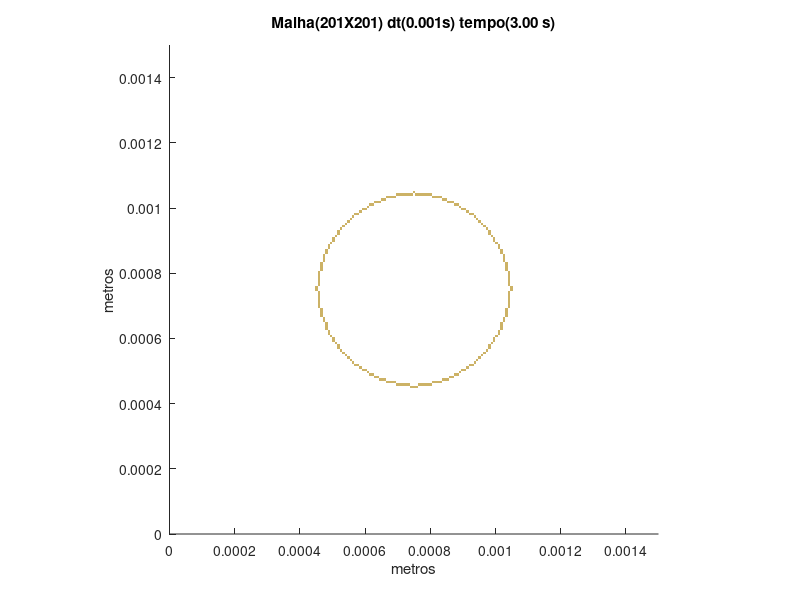

Recreate this plot in MATLAB.
set (gca,'PlotBoxAspectRatio',[1 1 1],'Xlim',[0,0.0015],'Ylim',[0,0.0015])
hold on
title('Malha(201X201) dt(0.001s) tempo(3.00 s)')
hold on
ylabel('metros')
hold on
xlabel('metros')
hold on

fill([0.000738805970149254 0.000738805970149254 0.000746268656716418 0.000746268656716418],[0.000447761194029851 0.000455223880597015 0.000455223880597015 0.000447761194029851],[0.8,0.7,0.4],'LineStyle','none')

fill([0.000746268656716418 0.000746268656716418 0.000753731343283582 0.000753731343283582],[0.000447761194029851 0.000455223880597015 0.000455223880597015 0.000447761194029851],[0.8,0.7,0.4],'LineStyle','none')

fill([0.000753731343283582 0.000753731343283582 0.000761194029850746 0.000761194029850746],[0.000447761194029851 0.000455223880597015 0.000455223880597015 0.000447761194029851],[0.8,0.7,0.4],'LineStyle','none')

fill([0.000694029850746269 0.000694029850746269 0.000701492537313433 0.000701492537313433],[0.000455223880597015 0.000462686567164179 0.000462686567164179 0.000455223880597015],[0.8,0.7,0.4],'LineStyle','none')

fill([0.000701492537313433 0.000701492537313433 0.000708955223880597 0.000708955223880597],[0.000455223880597015 0.000462686567164179 0.000462686567164179 0.000455223880597015],[0.8,0.7,0.4],'LineStyle','none')

fill([0.000708955223880597 0.000708955223880597 0.000716417910447761 0.000716417910447761],[0.000455223880597015 0.000462686567164179 0.000462686567164179 0.000455223880597015],[0.8,0.7,0.4],'LineStyle','none')

fill([0.000716417910447761 0.000716417910447761 0.000723880597014925 0.000723880597014925],[0.000455223880597015 0.000462686567164179 0.000462686567164179 0.000455223880597015],[0.8,0.7,0.4],'LineStyle','none')

fill([0.000723880597014925 0.000723880597014925 0.00073134328358209 0.00073134328358209],[0.000455223880597015 0.000462686567164179 0.000462686567164179 0.000455223880597015],[0.8,0.7,0.4],'LineStyle','none')

fill([0.00073134328358209 0.00073134328358209 0.000738805970149254 0.000738805970149254],[0.000455223880597015 0.000462686567164179 0.000462686567164179 0.000455223880597015],[0.8,0.7,0.4],'LineStyle','none')

fill([0.000761194029850746 0.000761194029850746 0.000768656716417911 0.000768656716417911],[0.000455223880597015 0.000462686567164179 0.000462686567164179 0.000455223880597015],[0.8,0.7,0.4],'LineStyle','none')

fill([0.000768656716417911 0.000768656716417911 0.000776119402985075 0.000776119402985075],[0.000455223880597015 0.000462686567164179 0.000462686567164179 0.000455223880597015],[0.8,0.7,0.4],'LineStyle','none')

fill([0.000776119402985075 0.000776119402985075 0.000783582089552239 0.000783582089552239],[0.000455223880597015 0.000462686567164179 0.000462686567164179 0.000455223880597015],[0.8,0.7,0.4],'LineStyle','none')

fill([0.000783582089552239 0.000783582089552239 0.000791044776119403 0.000791044776119403],[0.000455223880597015 0.000462686567164179 0.000462686567164179 0.000455223880597015],[0.8,0.7,0.4],'LineStyle','none')

fill([0.000791044776119403 0.000791044776119403 0.000798507462686567 0.000798507462686567],[0.000455223880597015 0.000462686567164179 0.000462686567164179 0.000455223880597015],[0.8,0.7,0.4],'LineStyle','none')

fill([0.000798507462686567 0.000798507462686567 0.000805970149253731 0.000805970149253731],[0.000455223880597015 0.000462686567164179 0.000462686567164179 0.000455223880597015],[0.8,0.7,0.4],'LineStyle','none')

fill([0.000664179104477612 0.000664179104477612 0.000671641791044776 0.000671641791044776],[0.000462686567164179 0.000470149253731343 0.000470149253731343 0.000462686567164179],[0.8,0.7,0.4],'LineStyle','none')

fill([0.000671641791044776 0.000671641791044776 0.00067910447761194 0.00067910447761194],[0.000462686567164179 0.000470149253731343 0.000470149253731343 0.000462686567164179],[0.8,0.7,0.4],'LineStyle','none')

fill([0.00067910447761194 0.00067910447761194 0.000686567164179104 0.000686567164179104],[0.000462686567164179 0.000470149253731343 0.000470149253731343 0.000462686567164179],[0.8,0.7,0.4],'LineStyle','none')

fill([0.000686567164179104 0.000686567164179104 0.000694029850746269 0.000694029850746269],[0.000462686567164179 0.000470149253731343 0.000470149253731343 0.000462686567164179],[0.8,0.7,0.4],'LineStyle','none')

fill([0.000805970149253731 0.000805970149253731 0.000813432835820896 0.000813432835820896],[0.000462686567164179 0.000470149253731343 0.000470149253731343 0.000462686567164179],[0.8,0.7,0.4],'LineStyle','none')

fill([0.000813432835820896 0.000813432835820896 0.00082089552238806 0.00082089552238806],[0.000462686567164179 0.000470149253731343 0.000470149253731343 0.000462686567164179],[0.8,0.7,0.4],'LineStyle','none')

fill([0.00082089552238806 0.00082089552238806 0.000828358208955224 0.000828358208955224],[0.000462686567164179 0.000470149253731343 0.000470149253731343 0.000462686567164179],[0.8,0.7,0.4],'LineStyle','none')

fill([0.000828358208955224 0.000828358208955224 0.000835820895522388 0.000835820895522388],[0.000462686567164179 0.000470149253731343 0.000470149253731343 0.000462686567164179],[0.8,0.7,0.4],'LineStyle','none')

fill([0.000641791044776119 0.000641791044776119 0.000649253731343284 0.000649253731343284],[0.000470149253731343 0.000477611940298507 0.000477611940298507 0.000470149253731343],[0.8,0.7,0.4],'LineStyle','none')

fill([0.000649253731343284 0.000649253731343284 0.000656716417910448 0.000656716417910448],[0.000470149253731343 0.000477611940298507 0.000477611940298507 0.000470149253731343],[0.8,0.7,0.4],'LineStyle','none')

fill([0.000656716417910448 0.000656716417910448 0.000664179104477612 0.000664179104477612],[0.000470149253731343 0.000477611940298507 0.000477611940298507 0.000470149253731343],[0.8,0.7,0.4],'LineStyle','none')

fill([0.000835820895522388 0.000835820895522388 0.000843283582089552 0.000843283582089552],[0.000470149253731343 0.000477611940298507 0.000477611940298507 0.000470149253731343],[0.8,0.7,0.4],'LineStyle','none')

fill([0.000843283582089552 0.000843283582089552 0.000850746268656716 0.000850746268656716],[0.000470149253731343 0.000477611940298507 0.000477611940298507 0.000470149253731343],[0.8,0.7,0.4],'LineStyle','none')

fill([0.000850746268656716 0.000850746268656716 0.000858208955223881 0.000858208955223881],[0.000470149253731343 0.000477611940298507 0.000477611940298507 0.000470149253731343],[0.8,0.7,0.4],'LineStyle','none')

fill([0.000626865671641791 0.000626865671641791 0.000634328358208955 0.000634328358208955],[0.000477611940298507 0.000485074626865672 0.000485074626865672 0.000477611940298507],[0.8,0.7,0.4],'LineStyle','none')

fill([0.000634328358208955 0.000634328358208955 0.000641791044776119 0.000641791044776119],[0.000477611940298507 0.000485074626865672 0.000485074626865672 0.000477611940298507],[0.8,0.7,0.4],'LineStyle','none')

fill([0.000858208955223881 0.000858208955223881 0.000865671641791045 0.000865671641791045],[0.000477611940298507 0.000485074626865672 0.000485074626865672 0.000477611940298507],[0.8,0.7,0.4],'LineStyle','none')

fill([0.000865671641791045 0.000865671641791045 0.000873134328358209 0.000873134328358209],[0.000477611940298507 0.000485074626865672 0.000485074626865672 0.000477611940298507],[0.8,0.7,0.4],'LineStyle','none')

fill([0.000611940298507463 0.000611940298507463 0.000619402985074627 0.000619402985074627],[0.000485074626865672 0.000492537313432836 0.000492537313432836 0.000485074626865672],[0.8,0.7,0.4],'LineStyle','none')

fill([0.000619402985074627 0.000619402985074627 0.000626865671641791 0.000626865671641791],[0.000485074626865672 0.000492537313432836 0.000492537313432836 0.000485074626865672],[0.8,0.7,0.4],'LineStyle','none')

fill([0.000873134328358209 0.000873134328358209 0.000880597014925373 0.000880597014925373],[0.000485074626865672 0.000492537313432836 0.000492537313432836 0.000485074626865672],[0.8,0.7,0.4],'LineStyle','none')

fill([0.000880597014925373 0.000880597014925373 0.000888059701492537 0.000888059701492537],[0.000485074626865672 0.000492537313432836 0.000492537313432836 0.000485074626865672],[0.8,0.7,0.4],'LineStyle','none')

fill([0.000604477611940299 0.000604477611940299 0.000611940298507463 0.000611940298507463],[0.000492537313432836 0.0005 0.0005 0.000492537313432836],[0.8,0.7,0.4],'LineStyle','none')

fill([0.000888059701492537 0.000888059701492537 0.000895522388059702 0.000895522388059702],[0.000492537313432836 0.0005 0.0005 0.000492537313432836],[0.8,0.7,0.4],'LineStyle','none')

fill([0.00058955223880597 0.00058955223880597 0.000597014925373134 0.000597014925373134],[0.0005 0.000507462686567164 0.000507462686567164 0.0005],[0.8,0.7,0.4],'LineStyle','none')

fill([0.000597014925373134 0.000597014925373134 0.000604477611940299 0.000604477611940299],[0.0005 0.000507462686567164 0.000507462686567164 0.0005],[0.8,0.7,0.4],'LineStyle','none')

fill([0.000895522388059702 0.000895522388059702 0.000902985074626866 0.000902985074626866],[0.0005 0.000507462686567164 0.000507462686567164 0.0005],[0.8,0.7,0.4],'LineStyle','none')

fill([0.000902985074626866 0.000902985074626866 0.00091044776119403 0.00091044776119403],[0.0005 0.000507462686567164 0.000507462686567164 0.0005],[0.8,0.7,0.4],'LineStyle','none')

fill([0.000582089552238806 0.000582089552238806 0.00058955223880597 0.00058955223880597],[0.000507462686567164 0.000514925373134328 0.000514925373134328 0.000507462686567164],[0.8,0.7,0.4],'LineStyle','none')

fill([0.00091044776119403 0.00091044776119403 0.000917910447761194 0.000917910447761194],[0.000507462686567164 0.000514925373134328 0.000514925373134328 0.000507462686567164],[0.8,0.7,0.4],'LineStyle','none')

fill([0.000567164179104478 0.000567164179104478 0.000574626865671642 0.000574626865671642],[0.000514925373134328 0.000522388059701493 0.000522388059701493 0.000514925373134328],[0.8,0.7,0.4],'LineStyle','none')

fill([0.000574626865671642 0.000574626865671642 0.000582089552238806 0.000582089552238806],[0.000514925373134328 0.000522388059701493 0.000522388059701493 0.000514925373134328],[0.8,0.7,0.4],'LineStyle','none')

fill([0.000917910447761194 0.000917910447761194 0.000925373134328358 0.000925373134328358],[0.000514925373134328 0.000522388059701493 0.000522388059701493 0.000514925373134328],[0.8,0.7,0.4],'LineStyle','none')

fill([0.000925373134328358 0.000925373134328358 0.000932835820895522 0.000932835820895522],[0.000514925373134328 0.000522388059701493 0.000522388059701493 0.000514925373134328],[0.8,0.7,0.4],'LineStyle','none')

fill([0.000559701492537313 0.000559701492537313 0.000567164179104478 0.000567164179104478],[0.000522388059701493 0.000529850746268657 0.000529850746268657 0.000522388059701493],[0.8,0.7,0.4],'LineStyle','none')

fill([0.000932835820895522 0.000932835820895522 0.000940298507462687 0.000940298507462687],[0.000522388059701493 0.000529850746268657 0.000529850746268657 0.000522388059701493],[0.8,0.7,0.4],'LineStyle','none')

fill([0.000552238805970149 0.000552238805970149 0.000559701492537313 0.000559701492537313],[0.000529850746268657 0.000537313432835821 0.000537313432835821 0.000529850746268657],[0.8,0.7,0.4],'LineStyle','none')

fill([0.000940298507462687 0.000940298507462687 0.000947761194029851 0.000947761194029851],[0.000529850746268657 0.000537313432835821 0.000537313432835821 0.000529850746268657],[0.8,0.7,0.4],'LineStyle','none')

fill([0.000544776119402985 0.000544776119402985 0.000552238805970149 0.000552238805970149],[0.000537313432835821 0.000544776119402985 0.000544776119402985 0.000537313432835821],[0.8,0.7,0.4],'LineStyle','none')

fill([0.000947761194029851 0.000947761194029851 0.000955223880597015 0.000955223880597015],[0.000537313432835821 0.000544776119402985 0.000544776119402985 0.000537313432835821],[0.8,0.7,0.4],'LineStyle','none')

fill([0.000537313432835821 0.000537313432835821 0.000544776119402985 0.000544776119402985],[0.000544776119402985 0.000552238805970149 0.000552238805970149 0.000544776119402985],[0.8,0.7,0.4],'LineStyle','none')

fill([0.000955223880597015 0.000955223880597015 0.000962686567164179 0.000962686567164179],[0.000544776119402985 0.000552238805970149 0.000552238805970149 0.000544776119402985],[0.8,0.7,0.4],'LineStyle','none')

fill([0.000529850746268657 0.000529850746268657 0.000537313432835821 0.000537313432835821],[0.000552238805970149 0.000559701492537313 0.000559701492537313 0.000552238805970149],[0.8,0.7,0.4],'LineStyle','none')

fill([0.000962686567164179 0.000962686567164179 0.000970149253731343 0.000970149253731343],[0.000552238805970149 0.000559701492537313 0.000559701492537313 0.000552238805970149],[0.8,0.7,0.4],'LineStyle','none')

fill([0.000522388059701493 0.000522388059701493 0.000529850746268657 0.000529850746268657],[0.000559701492537313 0.000567164179104478 0.000567164179104478 0.000559701492537313],[0.8,0.7,0.4],'LineStyle','none')

fill([0.000970149253731343 0.000970149253731343 0.000977611940298507 0.000977611940298507],[0.000559701492537313 0.000567164179104478 0.000567164179104478 0.000559701492537313],[0.8,0.7,0.4],'LineStyle','none')

fill([0.000514925373134328 0.000514925373134328 0.000522388059701493 0.000522388059701493],[0.000567164179104478 0.000574626865671642 0.000574626865671642 0.000567164179104478],[0.8,0.7,0.4],'LineStyle','none')

fill([0.000977611940298507 0.000977611940298507 0.000985074626865672 0.000985074626865672],[0.000567164179104478 0.000574626865671642 0.000574626865671642 0.000567164179104478],[0.8,0.7,0.4],'LineStyle','none')

fill([0.000514925373134328 0.000514925373134328 0.000522388059701493 0.000522388059701493],[0.000574626865671642 0.000582089552238806 0.000582089552238806 0.000574626865671642],[0.8,0.7,0.4],'LineStyle','none')

fill([0.000977611940298507 0.000977611940298507 0.000985074626865672 0.000985074626865672],[0.000574626865671642 0.000582089552238806 0.000582089552238806 0.000574626865671642],[0.8,0.7,0.4],'LineStyle','none')

fill([0.000507462686567164 0.000507462686567164 0.000514925373134328 0.000514925373134328],[0.000582089552238806 0.00058955223880597 0.00058955223880597 0.000582089552238806],[0.8,0.7,0.4],'LineStyle','none')

fill([0.000985074626865672 0.000985074626865672 0.000992537313432836 0.000992537313432836],[0.000582089552238806 0.00058955223880597 0.00058955223880597 0.000582089552238806],[0.8,0.7,0.4],'LineStyle','none')

fill([0.0005 0.0005 0.000507462686567164 0.000507462686567164],[0.00058955223880597 0.000597014925373134 0.000597014925373134 0.00058955223880597],[0.8,0.7,0.4],'LineStyle','none')

fill([0.000992537313432836 0.000992537313432836 0.001 0.001],[0.00058955223880597 0.000597014925373134 0.000597014925373134 0.00058955223880597],[0.8,0.7,0.4],'LineStyle','none')

fill([0.0005 0.0005 0.000507462686567164 0.000507462686567164],[0.000597014925373134 0.000604477611940299 0.000604477611940299 0.000597014925373134],[0.8,0.7,0.4],'LineStyle','none')

fill([0.000992537313432836 0.000992537313432836 0.001 0.001],[0.000597014925373134 0.000604477611940299 0.000604477611940299 0.000597014925373134],[0.8,0.7,0.4],'LineStyle','none')

fill([0.000492537313432836 0.000492537313432836 0.0005 0.0005],[0.000604477611940299 0.000611940298507463 0.000611940298507463 0.000604477611940299],[0.8,0.7,0.4],'LineStyle','none')

fill([0.001 0.001 0.00100746268656716 0.00100746268656716],[0.000604477611940299 0.000611940298507463 0.000611940298507463 0.000604477611940299],[0.8,0.7,0.4],'LineStyle','none')

fill([0.000485074626865672 0.000485074626865672 0.000492537313432836 0.000492537313432836],[0.000611940298507463 0.000619402985074627 0.000619402985074627 0.000611940298507463],[0.8,0.7,0.4],'LineStyle','none')

fill([0.00100746268656716 0.00100746268656716 0.00101492537313433 0.00101492537313433],[0.000611940298507463 0.000619402985074627 0.000619402985074627 0.000611940298507463],[0.8,0.7,0.4],'LineStyle','none')

fill([0.000485074626865672 0.000485074626865672 0.000492537313432836 0.000492537313432836],[0.000619402985074627 0.000626865671641791 0.000626865671641791 0.000619402985074627],[0.8,0.7,0.4],'LineStyle','none')

fill([0.00100746268656716 0.00100746268656716 0.00101492537313433 0.00101492537313433],[0.000619402985074627 0.000626865671641791 0.000626865671641791 0.000619402985074627],[0.8,0.7,0.4],'LineStyle','none')

fill([0.000477611940298507 0.000477611940298507 0.000485074626865672 0.000485074626865672],[0.000626865671641791 0.000634328358208955 0.000634328358208955 0.000626865671641791],[0.8,0.7,0.4],'LineStyle','none')

fill([0.00101492537313433 0.00101492537313433 0.00102238805970149 0.00102238805970149],[0.000626865671641791 0.000634328358208955 0.000634328358208955 0.000626865671641791],[0.8,0.7,0.4],'LineStyle','none')

fill([0.000477611940298507 0.000477611940298507 0.000485074626865672 0.000485074626865672],[0.000634328358208955 0.000641791044776119 0.000641791044776119 0.000634328358208955],[0.8,0.7,0.4],'LineStyle','none')

fill([0.00101492537313433 0.00101492537313433 0.00102238805970149 0.00102238805970149],[0.000634328358208955 0.000641791044776119 0.000641791044776119 0.000634328358208955],[0.8,0.7,0.4],'LineStyle','none')

fill([0.000477611940298507 0.000477611940298507 0.000485074626865672 0.000485074626865672],[0.000641791044776119 0.000649253731343284 0.000649253731343284 0.000641791044776119],[0.8,0.7,0.4],'LineStyle','none')

fill([0.00101492537313433 0.00101492537313433 0.00102238805970149 0.00102238805970149],[0.000641791044776119 0.000649253731343284 0.000649253731343284 0.000641791044776119],[0.8,0.7,0.4],'LineStyle','none')

fill([0.000470149253731343 0.000470149253731343 0.000477611940298507 0.000477611940298507],[0.000649253731343284 0.000656716417910448 0.000656716417910448 0.000649253731343284],[0.8,0.7,0.4],'LineStyle','none')

fill([0.00102238805970149 0.00102238805970149 0.00102985074626866 0.00102985074626866],[0.000649253731343284 0.000656716417910448 0.000656716417910448 0.000649253731343284],[0.8,0.7,0.4],'LineStyle','none')

fill([0.000470149253731343 0.000470149253731343 0.000477611940298507 0.000477611940298507],[0.000656716417910448 0.000664179104477612 0.000664179104477612 0.000656716417910448],[0.8,0.7,0.4],'LineStyle','none')

fill([0.00102238805970149 0.00102238805970149 0.00102985074626866 0.00102985074626866],[0.000656716417910448 0.000664179104477612 0.000664179104477612 0.000656716417910448],[0.8,0.7,0.4],'LineStyle','none')

fill([0.000462686567164179 0.000462686567164179 0.000470149253731343 0.000470149253731343],[0.000664179104477612 0.000671641791044776 0.000671641791044776 0.000664179104477612],[0.8,0.7,0.4],'LineStyle','none')

fill([0.00102985074626866 0.00102985074626866 0.00103731343283582 0.00103731343283582],[0.000664179104477612 0.000671641791044776 0.000671641791044776 0.000664179104477612],[0.8,0.7,0.4],'LineStyle','none')

fill([0.000462686567164179 0.000462686567164179 0.000470149253731343 0.000470149253731343],[0.000671641791044776 0.00067910447761194 0.00067910447761194 0.000671641791044776],[0.8,0.7,0.4],'LineStyle','none')

fill([0.00102985074626866 0.00102985074626866 0.00103731343283582 0.00103731343283582],[0.000671641791044776 0.00067910447761194 0.00067910447761194 0.000671641791044776],[0.8,0.7,0.4],'LineStyle','none')

fill([0.000462686567164179 0.000462686567164179 0.000470149253731343 0.000470149253731343],[0.00067910447761194 0.000686567164179104 0.000686567164179104 0.00067910447761194],[0.8,0.7,0.4],'LineStyle','none')

fill([0.00102985074626866 0.00102985074626866 0.00103731343283582 0.00103731343283582],[0.00067910447761194 0.000686567164179104 0.000686567164179104 0.00067910447761194],[0.8,0.7,0.4],'LineStyle','none')

fill([0.000462686567164179 0.000462686567164179 0.000470149253731343 0.000470149253731343],[0.000686567164179104 0.000694029850746269 0.000694029850746269 0.000686567164179104],[0.8,0.7,0.4],'LineStyle','none')

fill([0.00102985074626866 0.00102985074626866 0.00103731343283582 0.00103731343283582],[0.000686567164179104 0.000694029850746269 0.000694029850746269 0.000686567164179104],[0.8,0.7,0.4],'LineStyle','none')

fill([0.000455223880597015 0.000455223880597015 0.000462686567164179 0.000462686567164179],[0.000694029850746269 0.000701492537313433 0.000701492537313433 0.000694029850746269],[0.8,0.7,0.4],'LineStyle','none')

fill([0.00103731343283582 0.00103731343283582 0.00104477611940299 0.00104477611940299],[0.000694029850746269 0.000701492537313433 0.000701492537313433 0.000694029850746269],[0.8,0.7,0.4],'LineStyle','none')

fill([0.000455223880597015 0.000455223880597015 0.000462686567164179 0.000462686567164179],[0.000701492537313433 0.000708955223880597 0.000708955223880597 0.000701492537313433],[0.8,0.7,0.4],'LineStyle','none')

fill([0.00103731343283582 0.00103731343283582 0.00104477611940299 0.00104477611940299],[0.000701492537313433 0.000708955223880597 0.000708955223880597 0.000701492537313433],[0.8,0.7,0.4],'LineStyle','none')

fill([0.000455223880597015 0.000455223880597015 0.000462686567164179 0.000462686567164179],[0.000708955223880597 0.000716417910447761 0.000716417910447761 0.000708955223880597],[0.8,0.7,0.4],'LineStyle','none')

fill([0.00103731343283582 0.00103731343283582 0.00104477611940299 0.00104477611940299],[0.000708955223880597 0.000716417910447761 0.000716417910447761 0.000708955223880597],[0.8,0.7,0.4],'LineStyle','none')

fill([0.000455223880597015 0.000455223880597015 0.000462686567164179 0.000462686567164179],[0.000716417910447761 0.000723880597014925 0.000723880597014925 0.000716417910447761],[0.8,0.7,0.4],'LineStyle','none')

fill([0.00103731343283582 0.00103731343283582 0.00104477611940299 0.00104477611940299],[0.000716417910447761 0.000723880597014925 0.000723880597014925 0.000716417910447761],[0.8,0.7,0.4],'LineStyle','none')

fill([0.000455223880597015 0.000455223880597015 0.000462686567164179 0.000462686567164179],[0.000723880597014925 0.00073134328358209 0.00073134328358209 0.000723880597014925],[0.8,0.7,0.4],'LineStyle','none')

fill([0.00103731343283582 0.00103731343283582 0.00104477611940299 0.00104477611940299],[0.000723880597014925 0.00073134328358209 0.00073134328358209 0.000723880597014925],[0.8,0.7,0.4],'LineStyle','none')

fill([0.000455223880597015 0.000455223880597015 0.000462686567164179 0.000462686567164179],[0.00073134328358209 0.000738805970149254 0.000738805970149254 0.00073134328358209],[0.8,0.7,0.4],'LineStyle','none')

fill([0.00103731343283582 0.00103731343283582 0.00104477611940299 0.00104477611940299],[0.00073134328358209 0.000738805970149254 0.000738805970149254 0.00073134328358209],[0.8,0.7,0.4],'LineStyle','none')

fill([0.000455223880597015 0.000455223880597015 0.000462686567164179 0.000462686567164179],[0.000738805970149254 0.000746268656716418 0.000746268656716418 0.000738805970149254],[0.8,0.7,0.4],'LineStyle','none')

fill([0.00103731343283582 0.00103731343283582 0.00104477611940299 0.00104477611940299],[0.000738805970149254 0.000746268656716418 0.000746268656716418 0.000738805970149254],[0.8,0.7,0.4],'LineStyle','none')

fill([0.000447761194029851 0.000447761194029851 0.000455223880597015 0.000455223880597015],[0.000746268656716418 0.000753731343283582 0.000753731343283582 0.000746268656716418],[0.8,0.7,0.4],'LineStyle','none')

fill([0.00104477611940299 0.00104477611940299 0.00105223880597015 0.00105223880597015],[0.000746268656716418 0.000753731343283582 0.000753731343283582 0.000746268656716418],[0.8,0.7,0.4],'LineStyle','none')

fill([0.000447761194029851 0.000447761194029851 0.000455223880597015 0.000455223880597015],[0.000753731343283582 0.000761194029850746 0.000761194029850746 0.000753731343283582],[0.8,0.7,0.4],'LineStyle','none')

fill([0.00104477611940299 0.00104477611940299 0.00105223880597015 0.00105223880597015],[0.000753731343283582 0.000761194029850746 0.000761194029850746 0.000753731343283582],[0.8,0.7,0.4],'LineStyle','none')

fill([0.000455223880597015 0.000455223880597015 0.000462686567164179 0.000462686567164179],[0.000761194029850746 0.000768656716417911 0.000768656716417911 0.000761194029850746],[0.8,0.7,0.4],'LineStyle','none')

fill([0.00103731343283582 0.00103731343283582 0.00104477611940299 0.00104477611940299],[0.000761194029850746 0.000768656716417911 0.000768656716417911 0.000761194029850746],[0.8,0.7,0.4],'LineStyle','none')

fill([0.000455223880597015 0.000455223880597015 0.000462686567164179 0.000462686567164179],[0.000768656716417911 0.000776119402985075 0.000776119402985075 0.000768656716417911],[0.8,0.7,0.4],'LineStyle','none')

fill([0.00103731343283582 0.00103731343283582 0.00104477611940299 0.00104477611940299],[0.000768656716417911 0.000776119402985075 0.000776119402985075 0.000768656716417911],[0.8,0.7,0.4],'LineStyle','none')

fill([0.000455223880597015 0.000455223880597015 0.000462686567164179 0.000462686567164179],[0.000776119402985075 0.000783582089552239 0.000783582089552239 0.000776119402985075],[0.8,0.7,0.4],'LineStyle','none')

fill([0.00103731343283582 0.00103731343283582 0.00104477611940299 0.00104477611940299],[0.000776119402985075 0.000783582089552239 0.000783582089552239 0.000776119402985075],[0.8,0.7,0.4],'LineStyle','none')

fill([0.000455223880597015 0.000455223880597015 0.000462686567164179 0.000462686567164179],[0.000783582089552239 0.000791044776119403 0.000791044776119403 0.000783582089552239],[0.8,0.7,0.4],'LineStyle','none')

fill([0.00103731343283582 0.00103731343283582 0.00104477611940299 0.00104477611940299],[0.000783582089552239 0.000791044776119403 0.000791044776119403 0.000783582089552239],[0.8,0.7,0.4],'LineStyle','none')

fill([0.000455223880597015 0.000455223880597015 0.000462686567164179 0.000462686567164179],[0.000791044776119403 0.000798507462686567 0.000798507462686567 0.000791044776119403],[0.8,0.7,0.4],'LineStyle','none')

fill([0.00103731343283582 0.00103731343283582 0.00104477611940299 0.00104477611940299],[0.000791044776119403 0.000798507462686567 0.000798507462686567 0.000791044776119403],[0.8,0.7,0.4],'LineStyle','none')

fill([0.000455223880597015 0.000455223880597015 0.000462686567164179 0.000462686567164179],[0.000798507462686567 0.000805970149253731 0.000805970149253731 0.000798507462686567],[0.8,0.7,0.4],'LineStyle','none')

fill([0.00103731343283582 0.00103731343283582 0.00104477611940299 0.00104477611940299],[0.000798507462686567 0.000805970149253731 0.000805970149253731 0.000798507462686567],[0.8,0.7,0.4],'LineStyle','none')

fill([0.000462686567164179 0.000462686567164179 0.000470149253731343 0.000470149253731343],[0.000805970149253731 0.000813432835820896 0.000813432835820896 0.000805970149253731],[0.8,0.7,0.4],'LineStyle','none')

fill([0.00102985074626866 0.00102985074626866 0.00103731343283582 0.00103731343283582],[0.000805970149253731 0.000813432835820896 0.000813432835820896 0.000805970149253731],[0.8,0.7,0.4],'LineStyle','none')

fill([0.000462686567164179 0.000462686567164179 0.000470149253731343 0.000470149253731343],[0.000813432835820896 0.00082089552238806 0.00082089552238806 0.000813432835820896],[0.8,0.7,0.4],'LineStyle','none')

fill([0.00102985074626866 0.00102985074626866 0.00103731343283582 0.00103731343283582],[0.000813432835820896 0.00082089552238806 0.00082089552238806 0.000813432835820896],[0.8,0.7,0.4],'LineStyle','none')

fill([0.000462686567164179 0.000462686567164179 0.000470149253731343 0.000470149253731343],[0.00082089552238806 0.000828358208955224 0.000828358208955224 0.00082089552238806],[0.8,0.7,0.4],'LineStyle','none')

fill([0.00102985074626866 0.00102985074626866 0.00103731343283582 0.00103731343283582],[0.00082089552238806 0.000828358208955224 0.000828358208955224 0.00082089552238806],[0.8,0.7,0.4],'LineStyle','none')

fill([0.000462686567164179 0.000462686567164179 0.000470149253731343 0.000470149253731343],[0.000828358208955224 0.000835820895522388 0.000835820895522388 0.000828358208955224],[0.8,0.7,0.4],'LineStyle','none')

fill([0.00102985074626866 0.00102985074626866 0.00103731343283582 0.00103731343283582],[0.000828358208955224 0.000835820895522388 0.000835820895522388 0.000828358208955224],[0.8,0.7,0.4],'LineStyle','none')

fill([0.000470149253731343 0.000470149253731343 0.000477611940298507 0.000477611940298507],[0.000835820895522388 0.000843283582089552 0.000843283582089552 0.000835820895522388],[0.8,0.7,0.4],'LineStyle','none')

fill([0.00102238805970149 0.00102238805970149 0.00102985074626866 0.00102985074626866],[0.000835820895522388 0.000843283582089552 0.000843283582089552 0.000835820895522388],[0.8,0.7,0.4],'LineStyle','none')

fill([0.000470149253731343 0.000470149253731343 0.000477611940298507 0.000477611940298507],[0.000843283582089552 0.000850746268656716 0.000850746268656716 0.000843283582089552],[0.8,0.7,0.4],'LineStyle','none')

fill([0.00102238805970149 0.00102238805970149 0.00102985074626866 0.00102985074626866],[0.000843283582089552 0.000850746268656716 0.000850746268656716 0.000843283582089552],[0.8,0.7,0.4],'LineStyle','none')

fill([0.000470149253731343 0.000470149253731343 0.000477611940298507 0.000477611940298507],[0.000850746268656716 0.000858208955223881 0.000858208955223881 0.000850746268656716],[0.8,0.7,0.4],'LineStyle','none')

fill([0.00102238805970149 0.00102238805970149 0.00102985074626866 0.00102985074626866],[0.000850746268656716 0.000858208955223881 0.000858208955223881 0.000850746268656716],[0.8,0.7,0.4],'LineStyle','none')

fill([0.000477611940298507 0.000477611940298507 0.000485074626865672 0.000485074626865672],[0.000858208955223881 0.000865671641791045 0.000865671641791045 0.000858208955223881],[0.8,0.7,0.4],'LineStyle','none')

fill([0.00101492537313433 0.00101492537313433 0.00102238805970149 0.00102238805970149],[0.000858208955223881 0.000865671641791045 0.000865671641791045 0.000858208955223881],[0.8,0.7,0.4],'LineStyle','none')

fill([0.000477611940298507 0.000477611940298507 0.000485074626865672 0.000485074626865672],[0.000865671641791045 0.000873134328358209 0.000873134328358209 0.000865671641791045],[0.8,0.7,0.4],'LineStyle','none')

fill([0.00101492537313433 0.00101492537313433 0.00102238805970149 0.00102238805970149],[0.000865671641791045 0.000873134328358209 0.000873134328358209 0.000865671641791045],[0.8,0.7,0.4],'LineStyle','none')

fill([0.000485074626865672 0.000485074626865672 0.000492537313432836 0.000492537313432836],[0.000873134328358209 0.000880597014925373 0.000880597014925373 0.000873134328358209],[0.8,0.7,0.4],'LineStyle','none')

fill([0.00100746268656716 0.00100746268656716 0.00101492537313433 0.00101492537313433],[0.000873134328358209 0.000880597014925373 0.000880597014925373 0.000873134328358209],[0.8,0.7,0.4],'LineStyle','none')

fill([0.000485074626865672 0.000485074626865672 0.000492537313432836 0.000492537313432836],[0.000880597014925373 0.000888059701492537 0.000888059701492537 0.000880597014925373],[0.8,0.7,0.4],'LineStyle','none')

fill([0.00100746268656716 0.00100746268656716 0.00101492537313433 0.00101492537313433],[0.000880597014925373 0.000888059701492537 0.000888059701492537 0.000880597014925373],[0.8,0.7,0.4],'LineStyle','none')

fill([0.000492537313432836 0.000492537313432836 0.0005 0.0005],[0.000888059701492537 0.000895522388059702 0.000895522388059702 0.000888059701492537],[0.8,0.7,0.4],'LineStyle','none')

fill([0.001 0.001 0.00100746268656716 0.00100746268656716],[0.000888059701492537 0.000895522388059702 0.000895522388059702 0.000888059701492537],[0.8,0.7,0.4],'LineStyle','none')

fill([0.0005 0.0005 0.000507462686567164 0.000507462686567164],[0.000895522388059702 0.000902985074626866 0.000902985074626866 0.000895522388059702],[0.8,0.7,0.4],'LineStyle','none')

fill([0.000992537313432836 0.000992537313432836 0.001 0.001],[0.000895522388059702 0.000902985074626866 0.000902985074626866 0.000895522388059702],[0.8,0.7,0.4],'LineStyle','none')

fill([0.0005 0.0005 0.000507462686567164 0.000507462686567164],[0.000902985074626866 0.00091044776119403 0.00091044776119403 0.000902985074626866],[0.8,0.7,0.4],'LineStyle','none')

fill([0.000992537313432836 0.000992537313432836 0.001 0.001],[0.000902985074626866 0.00091044776119403 0.00091044776119403 0.000902985074626866],[0.8,0.7,0.4],'LineStyle','none')

fill([0.000507462686567164 0.000507462686567164 0.000514925373134328 0.000514925373134328],[0.00091044776119403 0.000917910447761194 0.000917910447761194 0.00091044776119403],[0.8,0.7,0.4],'LineStyle','none')

fill([0.000985074626865672 0.000985074626865672 0.000992537313432836 0.000992537313432836],[0.00091044776119403 0.000917910447761194 0.000917910447761194 0.00091044776119403],[0.8,0.7,0.4],'LineStyle','none')

fill([0.000514925373134328 0.000514925373134328 0.000522388059701493 0.000522388059701493],[0.000917910447761194 0.000925373134328358 0.000925373134328358 0.000917910447761194],[0.8,0.7,0.4],'LineStyle','none')

fill([0.000977611940298507 0.000977611940298507 0.000985074626865672 0.000985074626865672],[0.000917910447761194 0.000925373134328358 0.000925373134328358 0.000917910447761194],[0.8,0.7,0.4],'LineStyle','none')

fill([0.000514925373134328 0.000514925373134328 0.000522388059701493 0.000522388059701493],[0.000925373134328358 0.000932835820895522 0.000932835820895522 0.000925373134328358],[0.8,0.7,0.4],'LineStyle','none')

fill([0.000977611940298507 0.000977611940298507 0.000985074626865672 0.000985074626865672],[0.000925373134328358 0.000932835820895522 0.000932835820895522 0.000925373134328358],[0.8,0.7,0.4],'LineStyle','none')

fill([0.000522388059701493 0.000522388059701493 0.000529850746268657 0.000529850746268657],[0.000932835820895522 0.000940298507462687 0.000940298507462687 0.000932835820895522],[0.8,0.7,0.4],'LineStyle','none')

fill([0.000970149253731343 0.000970149253731343 0.000977611940298507 0.000977611940298507],[0.000932835820895522 0.000940298507462687 0.000940298507462687 0.000932835820895522],[0.8,0.7,0.4],'LineStyle','none')

fill([0.000529850746268657 0.000529850746268657 0.000537313432835821 0.000537313432835821],[0.000940298507462687 0.000947761194029851 0.000947761194029851 0.000940298507462687],[0.8,0.7,0.4],'LineStyle','none')

fill([0.000962686567164179 0.000962686567164179 0.000970149253731343 0.000970149253731343],[0.000940298507462687 0.000947761194029851 0.000947761194029851 0.000940298507462687],[0.8,0.7,0.4],'LineStyle','none')

fill([0.000537313432835821 0.000537313432835821 0.000544776119402985 0.000544776119402985],[0.000947761194029851 0.000955223880597015 0.000955223880597015 0.000947761194029851],[0.8,0.7,0.4],'LineStyle','none')

fill([0.000955223880597015 0.000955223880597015 0.000962686567164179 0.000962686567164179],[0.000947761194029851 0.000955223880597015 0.000955223880597015 0.000947761194029851],[0.8,0.7,0.4],'LineStyle','none')

fill([0.000544776119402985 0.000544776119402985 0.000552238805970149 0.000552238805970149],[0.000955223880597015 0.000962686567164179 0.000962686567164179 0.000955223880597015],[0.8,0.7,0.4],'LineStyle','none')

fill([0.000947761194029851 0.000947761194029851 0.000955223880597015 0.000955223880597015],[0.000955223880597015 0.000962686567164179 0.000962686567164179 0.000955223880597015],[0.8,0.7,0.4],'LineStyle','none')

fill([0.000552238805970149 0.000552238805970149 0.000559701492537313 0.000559701492537313],[0.000962686567164179 0.000970149253731343 0.000970149253731343 0.000962686567164179],[0.8,0.7,0.4],'LineStyle','none')

fill([0.000940298507462687 0.000940298507462687 0.000947761194029851 0.000947761194029851],[0.000962686567164179 0.000970149253731343 0.000970149253731343 0.000962686567164179],[0.8,0.7,0.4],'LineStyle','none')

fill([0.000559701492537313 0.000559701492537313 0.000567164179104478 0.000567164179104478],[0.000970149253731343 0.000977611940298507 0.000977611940298507 0.000970149253731343],[0.8,0.7,0.4],'LineStyle','none')

fill([0.000932835820895522 0.000932835820895522 0.000940298507462687 0.000940298507462687],[0.000970149253731343 0.000977611940298507 0.000977611940298507 0.000970149253731343],[0.8,0.7,0.4],'LineStyle','none')

fill([0.000567164179104478 0.000567164179104478 0.000574626865671642 0.000574626865671642],[0.000977611940298507 0.000985074626865672 0.000985074626865672 0.000977611940298507],[0.8,0.7,0.4],'LineStyle','none')

fill([0.000574626865671642 0.000574626865671642 0.000582089552238806 0.000582089552238806],[0.000977611940298507 0.000985074626865672 0.000985074626865672 0.000977611940298507],[0.8,0.7,0.4],'LineStyle','none')

fill([0.000917910447761194 0.000917910447761194 0.000925373134328358 0.000925373134328358],[0.000977611940298507 0.000985074626865672 0.000985074626865672 0.000977611940298507],[0.8,0.7,0.4],'LineStyle','none')

fill([0.000925373134328358 0.000925373134328358 0.000932835820895522 0.000932835820895522],[0.000977611940298507 0.000985074626865672 0.000985074626865672 0.000977611940298507],[0.8,0.7,0.4],'LineStyle','none')

fill([0.000582089552238806 0.000582089552238806 0.00058955223880597 0.00058955223880597],[0.000985074626865672 0.000992537313432836 0.000992537313432836 0.000985074626865672],[0.8,0.7,0.4],'LineStyle','none')

fill([0.00091044776119403 0.00091044776119403 0.000917910447761194 0.000917910447761194],[0.000985074626865672 0.000992537313432836 0.000992537313432836 0.000985074626865672],[0.8,0.7,0.4],'LineStyle','none')

fill([0.00058955223880597 0.00058955223880597 0.000597014925373134 0.000597014925373134],[0.000992537313432836 0.001 0.001 0.000992537313432836],[0.8,0.7,0.4],'LineStyle','none')

fill([0.000597014925373134 0.000597014925373134 0.000604477611940299 0.000604477611940299],[0.000992537313432836 0.001 0.001 0.000992537313432836],[0.8,0.7,0.4],'LineStyle','none')

fill([0.000895522388059702 0.000895522388059702 0.000902985074626866 0.000902985074626866],[0.000992537313432836 0.001 0.001 0.000992537313432836],[0.8,0.7,0.4],'LineStyle','none')

fill([0.000902985074626866 0.000902985074626866 0.00091044776119403 0.00091044776119403],[0.000992537313432836 0.001 0.001 0.000992537313432836],[0.8,0.7,0.4],'LineStyle','none')

fill([0.000604477611940299 0.000604477611940299 0.000611940298507463 0.000611940298507463],[0.001 0.00100746268656716 0.00100746268656716 0.001],[0.8,0.7,0.4],'LineStyle','none')

fill([0.000888059701492537 0.000888059701492537 0.000895522388059702 0.000895522388059702],[0.001 0.00100746268656716 0.00100746268656716 0.001],[0.8,0.7,0.4],'LineStyle','none')

fill([0.000611940298507463 0.000611940298507463 0.000619402985074627 0.000619402985074627],[0.00100746268656716 0.00101492537313433 0.00101492537313433 0.00100746268656716],[0.8,0.7,0.4],'LineStyle','none')

fill([0.000619402985074627 0.000619402985074627 0.000626865671641791 0.000626865671641791],[0.00100746268656716 0.00101492537313433 0.00101492537313433 0.00100746268656716],[0.8,0.7,0.4],'LineStyle','none')

fill([0.000873134328358209 0.000873134328358209 0.000880597014925373 0.000880597014925373],[0.00100746268656716 0.00101492537313433 0.00101492537313433 0.00100746268656716],[0.8,0.7,0.4],'LineStyle','none')

fill([0.000880597014925373 0.000880597014925373 0.000888059701492537 0.000888059701492537],[0.00100746268656716 0.00101492537313433 0.00101492537313433 0.00100746268656716],[0.8,0.7,0.4],'LineStyle','none')

fill([0.000626865671641791 0.000626865671641791 0.000634328358208955 0.000634328358208955],[0.00101492537313433 0.00102238805970149 0.00102238805970149 0.00101492537313433],[0.8,0.7,0.4],'LineStyle','none')

fill([0.000634328358208955 0.000634328358208955 0.000641791044776119 0.000641791044776119],[0.00101492537313433 0.00102238805970149 0.00102238805970149 0.00101492537313433],[0.8,0.7,0.4],'LineStyle','none')

fill([0.000641791044776119 0.000641791044776119 0.000649253731343284 0.000649253731343284],[0.00101492537313433 0.00102238805970149 0.00102238805970149 0.00101492537313433],[0.8,0.7,0.4],'LineStyle','none')

fill([0.000850746268656716 0.000850746268656716 0.000858208955223881 0.000858208955223881],[0.00101492537313433 0.00102238805970149 0.00102238805970149 0.00101492537313433],[0.8,0.7,0.4],'LineStyle','none')

fill([0.000858208955223881 0.000858208955223881 0.000865671641791045 0.000865671641791045],[0.00101492537313433 0.00102238805970149 0.00102238805970149 0.00101492537313433],[0.8,0.7,0.4],'LineStyle','none')

fill([0.000865671641791045 0.000865671641791045 0.000873134328358209 0.000873134328358209],[0.00101492537313433 0.00102238805970149 0.00102238805970149 0.00101492537313433],[0.8,0.7,0.4],'LineStyle','none')

fill([0.000649253731343284 0.000649253731343284 0.000656716417910448 0.000656716417910448],[0.00102238805970149 0.00102985074626866 0.00102985074626866 0.00102238805970149],[0.8,0.7,0.4],'LineStyle','none')

fill([0.000656716417910448 0.000656716417910448 0.000664179104477612 0.000664179104477612],[0.00102238805970149 0.00102985074626866 0.00102985074626866 0.00102238805970149],[0.8,0.7,0.4],'LineStyle','none')

fill([0.000835820895522388 0.000835820895522388 0.000843283582089552 0.000843283582089552],[0.00102238805970149 0.00102985074626866 0.00102985074626866 0.00102238805970149],[0.8,0.7,0.4],'LineStyle','none')

fill([0.000843283582089552 0.000843283582089552 0.000850746268656716 0.000850746268656716],[0.00102238805970149 0.00102985074626866 0.00102985074626866 0.00102238805970149],[0.8,0.7,0.4],'LineStyle','none')

fill([0.000664179104477612 0.000664179104477612 0.000671641791044776 0.000671641791044776],[0.00102985074626866 0.00103731343283582 0.00103731343283582 0.00102985074626866],[0.8,0.7,0.4],'LineStyle','none')

fill([0.000671641791044776 0.000671641791044776 0.00067910447761194 0.00067910447761194],[0.00102985074626866 0.00103731343283582 0.00103731343283582 0.00102985074626866],[0.8,0.7,0.4],'LineStyle','none')

fill([0.00067910447761194 0.00067910447761194 0.000686567164179104 0.000686567164179104],[0.00102985074626866 0.00103731343283582 0.00103731343283582 0.00102985074626866],[0.8,0.7,0.4],'LineStyle','none')

fill([0.000686567164179104 0.000686567164179104 0.000694029850746269 0.000694029850746269],[0.00102985074626866 0.00103731343283582 0.00103731343283582 0.00102985074626866],[0.8,0.7,0.4],'LineStyle','none')

fill([0.000805970149253731 0.000805970149253731 0.000813432835820896 0.000813432835820896],[0.00102985074626866 0.00103731343283582 0.00103731343283582 0.00102985074626866],[0.8,0.7,0.4],'LineStyle','none')

fill([0.000813432835820896 0.000813432835820896 0.00082089552238806 0.00082089552238806],[0.00102985074626866 0.00103731343283582 0.00103731343283582 0.00102985074626866],[0.8,0.7,0.4],'LineStyle','none')

fill([0.00082089552238806 0.00082089552238806 0.000828358208955224 0.000828358208955224],[0.00102985074626866 0.00103731343283582 0.00103731343283582 0.00102985074626866],[0.8,0.7,0.4],'LineStyle','none')

fill([0.000828358208955224 0.000828358208955224 0.000835820895522388 0.000835820895522388],[0.00102985074626866 0.00103731343283582 0.00103731343283582 0.00102985074626866],[0.8,0.7,0.4],'LineStyle','none')

fill([0.000694029850746269 0.000694029850746269 0.000701492537313433 0.000701492537313433],[0.00103731343283582 0.00104477611940299 0.00104477611940299 0.00103731343283582],[0.8,0.7,0.4],'LineStyle','none')

fill([0.000701492537313433 0.000701492537313433 0.000708955223880597 0.000708955223880597],[0.00103731343283582 0.00104477611940299 0.00104477611940299 0.00103731343283582],[0.8,0.7,0.4],'LineStyle','none')

fill([0.000708955223880597 0.000708955223880597 0.000716417910447761 0.000716417910447761],[0.00103731343283582 0.00104477611940299 0.00104477611940299 0.00103731343283582],[0.8,0.7,0.4],'LineStyle','none')

fill([0.000716417910447761 0.000716417910447761 0.000723880597014925 0.000723880597014925],[0.00103731343283582 0.00104477611940299 0.00104477611940299 0.00103731343283582],[0.8,0.7,0.4],'LineStyle','none')

fill([0.000723880597014925 0.000723880597014925 0.00073134328358209 0.00073134328358209],[0.00103731343283582 0.00104477611940299 0.00104477611940299 0.00103731343283582],[0.8,0.7,0.4],'LineStyle','none')

fill([0.00073134328358209 0.00073134328358209 0.000738805970149254 0.000738805970149254],[0.00103731343283582 0.00104477611940299 0.00104477611940299 0.00103731343283582],[0.8,0.7,0.4],'LineStyle','none')

fill([0.000738805970149254 0.000738805970149254 0.000746268656716418 0.000746268656716418],[0.00103731343283582 0.00104477611940299 0.00104477611940299 0.00103731343283582],[0.8,0.7,0.4],'LineStyle','none')

fill([0.000753731343283582 0.000753731343283582 0.000761194029850746 0.000761194029850746],[0.00103731343283582 0.00104477611940299 0.00104477611940299 0.00103731343283582],[0.8,0.7,0.4],'LineStyle','none')

fill([0.000761194029850746 0.000761194029850746 0.000768656716417911 0.000768656716417911],[0.00103731343283582 0.00104477611940299 0.00104477611940299 0.00103731343283582],[0.8,0.7,0.4],'LineStyle','none')

fill([0.000768656716417911 0.000768656716417911 0.000776119402985075 0.000776119402985075],[0.00103731343283582 0.00104477611940299 0.00104477611940299 0.00103731343283582],[0.8,0.7,0.4],'LineStyle','none')

fill([0.000776119402985075 0.000776119402985075 0.000783582089552239 0.000783582089552239],[0.00103731343283582 0.00104477611940299 0.00104477611940299 0.00103731343283582],[0.8,0.7,0.4],'LineStyle','none')

fill([0.000783582089552239 0.000783582089552239 0.000791044776119403 0.000791044776119403],[0.00103731343283582 0.00104477611940299 0.00104477611940299 0.00103731343283582],[0.8,0.7,0.4],'LineStyle','none')

fill([0.000791044776119403 0.000791044776119403 0.000798507462686567 0.000798507462686567],[0.00103731343283582 0.00104477611940299 0.00104477611940299 0.00103731343283582],[0.8,0.7,0.4],'LineStyle','none')

fill([0.000798507462686567 0.000798507462686567 0.000805970149253731 0.000805970149253731],[0.00103731343283582 0.00104477611940299 0.00104477611940299 0.00103731343283582],[0.8,0.7,0.4],'LineStyle','none')

fill([0.000746268656716418 0.000746268656716418 0.000753731343283582 0.000753731343283582],[0.00104477611940299 0.00105223880597015 0.00105223880597015 0.00104477611940299],[0.8,0.7,0.4],'LineStyle','none')
